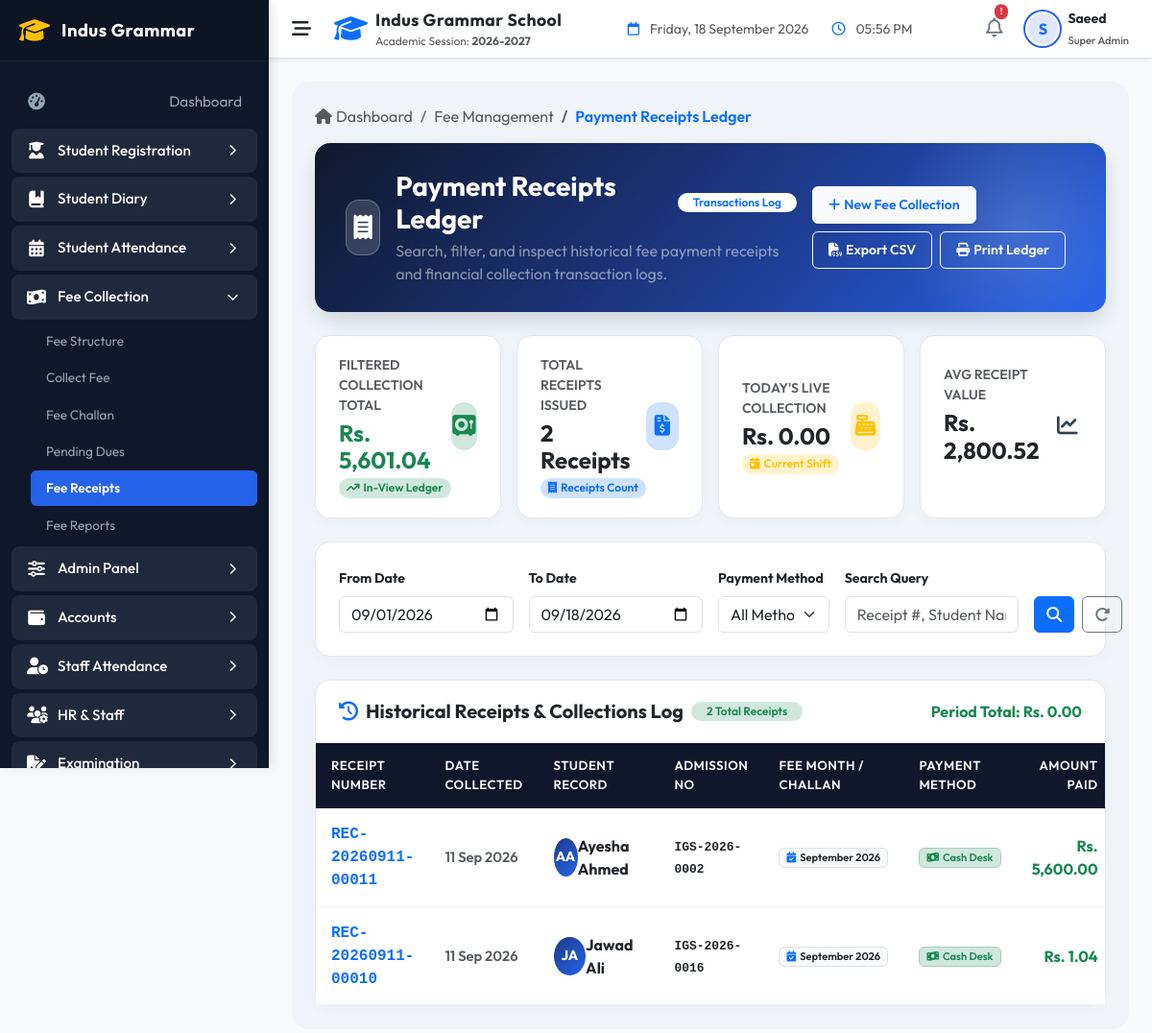
Screenshot of /indus-grammar-school-erp/modules/fees/receipts.php (signed in) with the database file from the repository.
### tables this page shows
CREATE TABLE `fee_payments` (
  `id` int NOT NULL AUTO_INCREMENT,
  `ledger_id` int NOT NULL,
  `student_id` int NOT NULL,
  `amount_paid` decimal(10,2) NOT NULL,
  `payment_date` date NOT NULL,
  `payment_method` varchar(30) NOT NULL,
  `reference_number` varchar(100) DEFAULT NULL,
  `remarks` varchar(255) DEFAULT NULL,
  `cash_register_id` int DEFAULT NULL,
  `collected_by` int DEFAULT NULL,
  `created_at` timestamp NULL DEFAULT CURRENT_TIMESTAMP,
  PRIMARY KEY (`id`),
  KEY `ledger_id` (`ledger_id`),
  KEY `student_id` (`student_id`),
  CONSTRAINT `fee_payments_ibfk_1` FOREIGN KEY (`ledger_id`) REFERENCES `fee_ledger` (`id`) ON DELETE CASCADE,
  CONSTRAINT `fee_payments_ibfk_2` FOREIGN KEY (`student_id`) REFERENCES `students` (`id`) ON DELETE CASCADE
);

CREATE TABLE `fee_receipts` (
  `id` int NOT NULL AUTO_INCREMENT,
  `receipt_no` varchar(50) NOT NULL,
  `payment_id` int NOT NULL,
  `created_at` timestamp NULL DEFAULT CURRENT_TIMESTAMP,
  PRIMARY KEY (`id`),
  UNIQUE KEY `receipt_no` (`receipt_no`),
  KEY `payment_id` (`payment_id`),
  CONSTRAINT `fee_receipts_ibfk_1` FOREIGN KEY (`payment_id`) REFERENCES `fee_payments` (`id`) ON DELETE CASCADE
);

CREATE TABLE `students` (
  `id` int NOT NULL AUTO_INCREMENT,
  `admission_no` varchar(30) NOT NULL,
  `first_name` varchar(50) NOT NULL,
  `last_name` varchar(50) NOT NULL,
  `gender` enum('Male','Female','Other') NOT NULL,
  `date_of_birth` date NOT NULL,
  `enrollment_date` date NOT NULL,
  `class_id` int DEFAULT NULL,
  `status` enum('Active','Inactive','Suspended') DEFAULT 'Active',
  `guardian_name` varchar(100) NOT NULL,
  `guardian_phone` varchar(20) NOT NULL,
  `guardian_email` varchar(100) DEFAULT NULL,
  `address` text NOT NULL,
  `created_at` timestamp NULL DEFAULT CURRENT_TIMESTAMP,
  `updated_at` timestamp NULL DEFAULT CURRENT_TIMESTAMP ON UPDATE CURRENT_TIMESTAMP,
  `academic_type` varchar(50) NOT NULL DEFAULT 'School',
  `school_class` varchar(100) DEFAULT NULL,
  `school_section` varchar(50) DEFAULT NULL,
  `academy_program` varchar(100) DEFAULT NULL,
  `academy_batch` varchar(100) DEFAULT NULL,
  PRIMARY KEY (`id`),
  UNIQUE KEY `admission_no` (`admission_no`),
  KEY `idx_students_class` (`class_id`),
  KEY `idx_students_status` (`status`),
  KEY `idx_students_name` (`first_name`,`last_name`),
  CONSTRAINT `students_ibfk_1` FOREIGN KEY (`class_id`) REFERENCES `classes` (`id`)
);

CREATE TABLE `fee_ledger` (
  `id` int NOT NULL AUTO_INCREMENT,
  `student_id` int NOT NULL,
  `month` varchar(30) NOT NULL,
  `academic_year` varchar(20) NOT NULL,
  `admission_fee` decimal(10,2) NOT NULL DEFAULT '0.00',
  `tuition_fee` decimal(10,2) NOT NULL DEFAULT '0.00',
  `computer_fee` decimal(10,2) NOT NULL DEFAULT '0.00',
  `exam_fee` decimal(10,2) NOT NULL DEFAULT '0.00',
  `transport_fee` decimal(10,2) NOT NULL DEFAULT '0.00',
  `annual_charges` decimal(10,2) NOT NULL DEFAULT '0.00',
  `security_deposit` decimal(10,2) NOT NULL DEFAULT '0.00',
  `other_charges` decimal(10,2) NOT NULL DEFAULT '0.00',
  `fine_amount` decimal(10,2) NOT NULL DEFAULT '0.00',
  `discount_amount` decimal(10,2) NOT NULL DEFAULT '0.00',
  `total_payable` decimal(10,2) NOT NULL DEFAULT '0.00',
  `paid_amount` decimal(10,2) NOT NULL DEFAULT '0.00',
  `status` varchar(20) NOT NULL DEFAULT 'Pending',
  `due_date` date NOT NULL,
  `created_at` timestamp NULL DEFAULT CURRENT_TIMESTAMP,
  `updated_at` timestamp NULL DEFAULT CURRENT_TIMESTAMP ON UPDATE CURRENT_TIMESTAMP,
  PRIMARY KEY (`id`),
  UNIQUE KEY `uq_student_month_year` (`student_id`,`month`,`academic_year`),
  CONSTRAINT `fee_ledger_ibfk_1` FOREIGN KEY (`student_id`) REFERENCES `students` (`id`) ON DELETE CASCADE
);

### indus-grammar-school-erp/modules/fees/receipts.php (the view, shortened to what the rows shown need)
<?php
require_once __DIR__ . '/../../includes/header.php';
$page = isset($_GET['page']) ? (int)$_GET['page'] : 1;
$limit = 20;
$offset = ($page - 1) * $limit;
$filters = [
    'from'           => sanitize($_GET['from'] ?? date('Y-m-01')),
    'to'             => sanitize($_GET['to'] ?? date('Y-m-d')),
    'payment_method' => sanitize($_GET['payment_method'] ?? ''),
    'search'         => sanitize($_GET['search'] ?? '')
];
$collections = Fee::allCollections($filters, $limit, $offset);
?>
<div class="receipts-wrapper">
    <div class="card card-custom">
        <div class="card-body p-0">
            <div class="table-responsive">
                <table class="table table-hover align-middle mb-0" id="receiptsTable">
                    <thead class="table-custom-header">
                        <tr>
                            <th>Receipt Number</th>
                            <th>Date Collected</th>
                            <th>Student Record</th>
                            <th>Admission No</th>
                            <th>Fee Month / Challan</th>
                            <th>Payment Method</th>
                            <th class="text-end">Amount Paid</th>
                        </tr>
                    </thead>
                    <tbody class="table-custom-body">
                        <?php if (empty($collections)): ?>
                            <tr>
                                <td colspan="8" class="text-center py-5 text-muted">
                                    <i class="fa-solid fa-receipt fs-1 text-muted d-block mb-3"></i>
                                    <h5 class="fw-bold text-dark mb-1">No Payment Receipts Found</h5>
                                    <p class="text-muted small mb-0">No fee collection receipts match the selected filters or date range.</p>
                                </td>
                            </tr>
                        <?php else: foreach ($collections as $c): ?>
                            <?php
                                $mBadge = '<span class="badge bg-light text-dark border px-2.5 py-1">' . htmlspecialchars($c['payment_method']) . '</span>';
                                if ($c['payment_method'] === 'Cash') {
                                    $mBadge = '<span class="badge bg-success-subtle text-success border border-success-subtle px-2.5 py-1 fw-semibold"><i class="fa-solid fa-money-bill-wave me-1"></i>Cash Desk</span>';
                                } elseif ($c['payment_method'] === 'Cheque') {
                                    $mBadge = '<span class="badge bg-warning-subtle text-warning border border-warning-subtle px-2.5 py-1 fw-semibold"><i class="fa-solid fa-money-check me-1"></i>Cheque</span>';
                                } else {
                                    $mBadge = '<span class="badge bg-primary-subtle text-primary border border-primary-subtle px-2.5 py-1 fw-semibold"><i class="fa-solid fa-building-columns me-1"></i>' . htmlspecialchars($c['payment_method']) . '</span>';
                                }
                                $firstLetter1 = !empty($c['first_name']) ? strtoupper(substr($c['first_name'], 0, 1)) : '';
                                $firstLetter2 = !empty($c['last_name']) ? strtoupper(substr($c['last_name'], 0, 1)) : '';
                                $initials = $firstLetter1 . $firstLetter2;
                            ?>
                            <tr>
                                <td><code class="fw-bold text-primary fs-6"><?php echo htmlspecialchars($c['receipt_no']); ?></code></td>
                                <td class="small text-muted fw-semibold"><?php echo date('d M Y', strtotime($c['payment_date'])); ?></td>
                                <td>
                                    <div class="d-flex align-items-center gap-2.5">
                                        <div class="student-avatar-placeholder-sm"><?php echo $initials; ?></div>
                                        <div>
                                            <div class="fw-bold text-dark fs-6"><?php echo htmlspecialchars($c['first_name'] . ' ' . $c['last_name']); ?></div>
                                        </div>
                                    </div>
                                </td>
                                <td><code class="fw-bold text-dark"><?php echo htmlspecialchars($c['admission_no']); ?></code></td>
                                <td>
                                    <span class="badge bg-light text-dark border px-2.5 py-1 fw-semibold">
                                        <i class="fa-solid fa-calendar-check me-1 text-primary"></i><?php echo htmlspecialchars($c['month'] ?: 'Direct Fee Payment'); ?>
                                    </span>
                                </td>
                                <td><?php echo $mBadge; ?></td>
                                <td class="text-end fw-bold text-success fs-6">Rs. <?php echo number_format($c['amount_paid'], 2); ?></td>
                            </tr>
                        <?php endforeach; endif; ?>
                    </tbody>
                </table>
            </div>
        </div>
    </div>
</div>
<?php require_once __DIR__ . '/../../includes/footer.php'; ?>

### rows the page displays
fee_payments: fee_receipts.receipt_no "REC-20260911-00011", payment_date "11 Sep 2026", student.last_name "AA", student.last_name "Ayesha Ahmed", student.admission_no "IGS-2026-0002", ledger.month "September 2026", payment_method "Cash" (drawn), amount_paid "5,600.00"
fee_payments: fee_receipts.receipt_no "REC-20260911-00010", payment_date "11 Sep 2026", student.last_name "JA", student.last_name "Jawad Ali", student.admission_no "IGS-2026-0016", ledger.month "September 2026", payment_method "Cash" (drawn), amount_paid "1.04"

### other values shown
CURRENT_ACADEMIC_YEAR "2026-2027"
substr($currentUser['username'] ?? 'U', 0, 1) "S"
$currentUser['role_name'] "Super Admin"
$rangeTotalSum "5,601.04"
$totalCollections "2"
$todayCollectionTotal "0.00"
$avgReceiptVal "2,800.52"
$totalInView "0.00"
